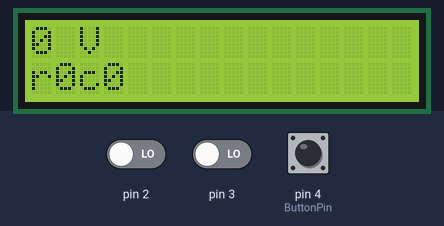
This sketch was run on a simulated Arduino Uno, built with avr-gcc and run on an emulated ATmega328P. On the bench: 16×2 character LCD. Inputs (shaded band) come from the test bench; at power-on: pin 4 (ButtonPin) HIGH, pin 2 LOW, pin 3 LOW.

Above: at 1.2 s.
1.3 s: pin 4 (ButtonPin) pulled LOW for 1 s
At 2.6 s:
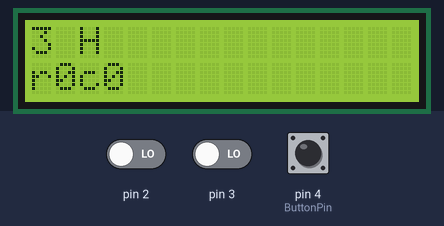
3.8 s: pin 4 (ButtonPin) pulled LOW for 0.15 s
At 5.0 s:
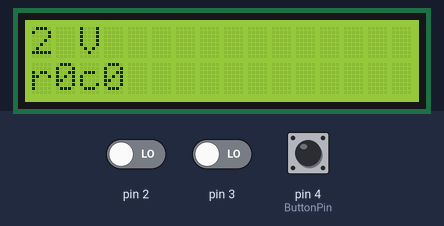
5.4 s: pin 4 (ButtonPin) pulled LOW for 3.2 s
At 9.8 s:
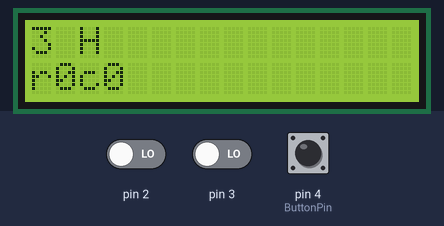
Timing chart, 0 to 11.3 s (numbered marks = the images above; inputs shaded):
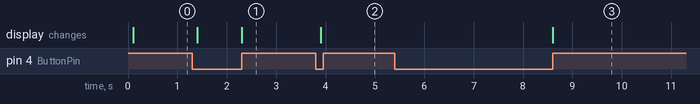

Measured:
- after the input at 1.3 s, the display: first changes after 0.11 s (image 1 shows a later state)
- after the input at 3.8 s, the display: changes after 0.11 s (image 2)
- after the input at 5.4 s, the display: changes after 3.2 s (image 3)

The sketch:

Lab8.ino
```cpp
#include <LiquidCrystal.h>
//#include <SW_SPI.h>
#include <SPI.h>

volatile int encoderPosition = 0;
int row;
int col;
int numRows= 8;
int numCols= 8;
int temp =0;

float curRow;
float curCol;

unsigned long timer;
LiquidCrystal LcdDriver(11,9,5,6,7,8);


// Set up pin and button state.
int bState;
int ButtonPin = 4;
enum buttonStates {BS_Idle,BS_Wait,BS_Low};
buttonStates buttonState = BS_Idle;
enum controlStates { Horizontal,Vertical};
controlStates curState = Vertical;
unsigned long buttonTimer;

/*#define MAX7219_TEST 0x0f00
#define MAX7219_BRIGHTNESS 0x0a00
#define MAX7219_SCAN_LIMIT 0x0b00
#define MAX7219_DECODE_MODE 0x9000
#define MAX7219_SHUTDOWN 0x0c00
SPISettings settings(8000000, MSBFIRST,SPI_MODE0);
*/

void setup()
{
  //pinMode(12,OUTPUT);
  pinMode(4,INPUT);\
  /*
  digitalWrite(10,LOW);
SW_SPI_Initialize();
digitalWrite(10,HIGH);
pinMode(10, OUTPUT);
  SPI.begin();
  //Configure SPI hardware

  digitalWrite(10,LOW);
  // Set up display These need to be sent in this fashion in setup.
  SPI.transfer16(MAX7219_TEST + 0x01); // Turn on all the LEDs.
    digitalWrite(10,HIGH);

  delay(100); // One time we can use a delay.
  digitalWrite(10,LOW);
  SPI.transfer16(MAX7219_TEST + 0x00); // all LEDS off.
  digitalWrite(10,HIGH);

  digitalWrite(10,LOW);
  SPI.transfer16(MAX7219_DECODE_MODE + 0x00); // Disable BCD mode.
  digitalWrite(10,HIGH);

  digitalWrite(10,LOW);
  SPI.transfer16(MAX7219_BRIGHTNESS + 0x03); // Use lower intensity.
  digitalWrite(10,HIGH);

  digitalWrite(10,LOW);
  SPI.transfer16(MAX7219_SCAN_LIMIT + 0x0f); // Scan all  playdigits.
  digitalWrite(10,HIGH);

  digitalWrite(10,LOW);
  SPI.transfer16(MAX7219_SHUTDOWN + 0x01); // Turn on chip.
  digitalWrite(10,HIGH);
  */

  attachInterrupt(digitalPinToInterrupt(2), MonitorA, CHANGE);
  attachInterrupt(digitalPinToInterrupt(3), MonitorB, CHANGE);
  ButtonInitialize(4);
  LcdDriver.begin(numCols,numRows);
  LcdDriver.setCursor(0,0);
  LcdDriver.print("A");
  timer = 0;
}

void loop()
{

  if(millis() -timer >100)
  {
    bState = ButtonTest();

    if(bState == 3)
    {
      /*curCol = 0;
      curRow =0;*/
      curState = Horizontal;
    }
    if ( bState == 2)
    {
      curState = Vertical;
    }

    timer += 100;
    LcdDriver.clear();
      LcdDriver.setCursor(0,0);
      if(bState != 0) temp = bState;
      LcdDriver.print(temp);
      LcdDriver.print(" ");
      LcdDriver.print((curState==Vertical)? "V":"H");
      LcdDriver.setCursor(0,1);
      LcdDriver.print("r");
      LcdDriver.print((int)curRow);
      LcdDriver.print("c");
      LcdDriver.print((int)curCol);

      /*digitalWrite(10,LOW);
      SPI.beginTransaction(settings);
      SPI.transfer16(0xff);

      digitalWrite(10,HIGH);
      SPI.endTransaction();*/
  }


}
void MonitorA()
{
  if (digitalRead(2) == digitalRead(3)) //if inputA and input B are pins 2 and 3 respectively
  {
    incrementVHState(.25);

  }
  else
  {
    incrementVHState(-.25);
  }

  bState = ButtonTest();
}
void MonitorB()
{
  if (digitalRead(2) == digitalRead(3)) //if inputA and input B are equal
  {
    incrementVHState(-.25);
  }
  else
  {
    incrementVHState(.25);
  }
  bState = ButtonTest();
}


void VHInitialize()
{
  curState = Vertical;
}
void toggleVH()
{
  if(curState == Vertical)
  {
    curState = Horizontal;
    return;
  }
  curState = Vertical;
}
void incrementVHState(float n)
{
  if(curState == Vertical )
  {
    curRow += n;
    if(curRow > numRows)
    {
      curRow = numRows;
    }
    if(curRow < 0)
    {
      curRow =0 ;
    }
    return;
  }
  curCol +=n;
  if(curCol > numCols)
  {
    curCol = numCols;

  }
  else if (curCol< 0)
  {
    curCol =0;
  }

}

void ButtonInitialize( int pin )
{
    ButtonPin = pin;
    pinMode( ButtonPin, INPUT );
}

// Function called in loop to check for button release.
// Returns a 1 on the buttons release.
int ButtonTest(  )
{
  // Read in the buttons current value.
  int Press = digitalRead( ButtonPin );
  int ReturnValue = 0;
  switch( buttonState )
  {
    case BS_Idle: // if we are waiting for a press,
       if( Press == LOW )
       {
         // Once press occurs
         buttonTimer = millis();  // record time
         buttonState = BS_Wait;        // and move to next state
       }
       break;
    case BS_Wait: // button just went low
       if( Press == HIGH ) // and now goes high
       {
         buttonState = BS_Idle;  // return to 0 state.
       }

         if( millis() - buttonTimer >= 10 )
         {
            ReturnValue = 2; // Return 1 indicating pressed.
            buttonState = BS_Low; // move on to state two
         }
          //buttonState = BS_LOW;

       break;
     case BS_Low:
       if( Press == HIGH )
       {
         ReturnValue = 2; // Return 2 indicating release.
         buttonState = BS_Idle;
         if (millis() - buttonTimer < 500)
         {
          return 2;
         }
         else if(millis() - buttonTimer > 500)
         {
          return 3;
         }
       } // End of high test.
       break;
  } // End of switch on buttonState

  return ReturnValue;

}
```
